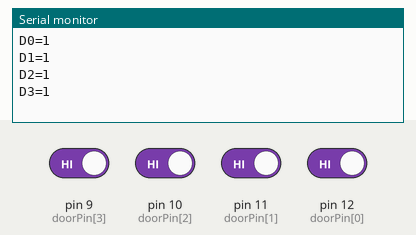
Simulated run of this sketch. Board: Arduino Uno, built for the host (arithmetic inside an expression is 32-bit, double 64-bit). On the bench: the last lines printed to the serial monitor. Inputs (shaded band) come from the test bench; at power-on: pin 9 (doorPin[3]), pin 10 (doorPin[2]), pin 11 (doorPin[1]), pin 12 (doorPin[0]) HIGH.

Above: at 5.2 s.
5.3 s: pin 9 (doorPin[3]) driven LOW
At 6.0 s:
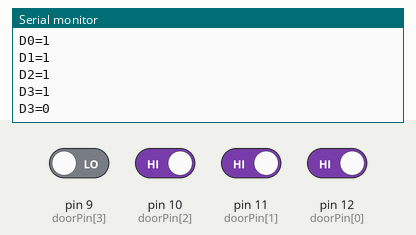
6.8 s: pin 10 (doorPin[2]) driven LOW
At 7.2 s:
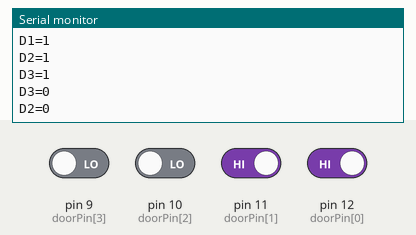
8.3 s: pin 11 (doorPin[1]) driven LOW
At 9.5 s:
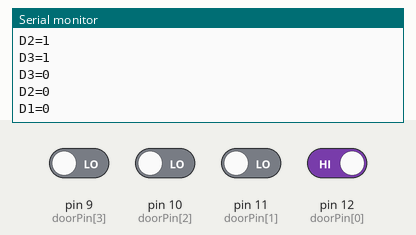
9.8 s: pin 12 (doorPin[0]) driven LOW
At 10.7 s:
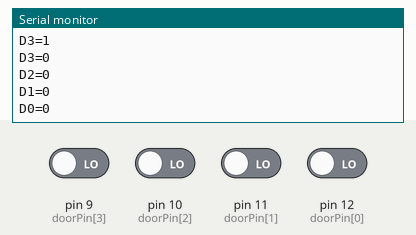
Timing chart, 0 to 12.3 s (numbered marks = the images above; inputs shaded):
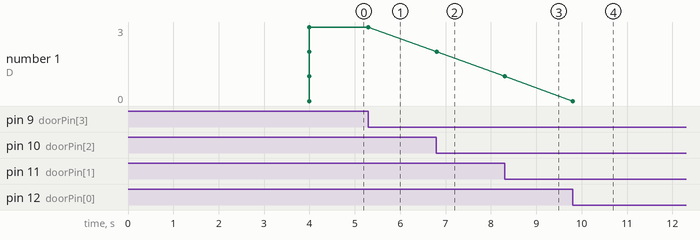

Measured:
- after the input at 5.3 s, the serial monitor: prints a new line at once (image 1)
- after the input at 6.8 s, the serial monitor: prints a new line at once (image 2)
- after the input at 8.3 s, the serial monitor: prints a new line at once (image 3)
- after the input at 9.8 s, the serial monitor: prints a new line at once (image 4)
- plotted number 1: 2 → 1 after the input at 8.3 s

The sketch:

DHT_and_Reed_Switch_Gal.ino
```cpp
unsigned int t;

int doorPin[]     = {12,11, 10, 9};
int doorState[]    = { 0, 0, 0, 0};
int oldDoorState[] = { -1, -1, -1, -1};

#define nPins (sizeof(doorPin)/sizeof(int))

FILE *fp;

int check_interval = 100;  // (in milliseconds)
int report_interval = 1 * 10 * 1000; // report every 1 minutes

void setup(){
    delay(4000);
    Serial.begin(9600);
    for(int i=0; i<nPins; i++) {
      pinMode(doorPin[i], INPUT);
      digitalWrite(doorPin[i], HIGH);
    }
    fp = fopen("/var/spool/doors", "w");
}

void loop(){
  t = t + check_interval;
  if (t >= report_interval) {  // Device can't be read 'too' quickly
    for(int i=0; i<nPins; i++) {
        Serial.print("D"); Serial.print(i); Serial.print("="); Serial.println(doorState[i]);
        fprintf(fp, "D%d=%d\n", doorPin[i], doorState[i]);
    }
    fflush(fp);
    t = 0;
    //Serial.println("");
  }
  for(int i=0; i<nPins; i++) {
    doorState[i] = digitalRead(doorPin[i]);
    if (doorState[i] != oldDoorState[i]) {
      fprintf(fp, "D%d=%d\n", doorPin[i], doorState[i]);
      Serial.print("D"); Serial.print(i); Serial.print("="); Serial.println(doorState[i]);
      fflush(fp);
      oldDoorState[i] = doorState[i];
    }
  }
  delay(check_interval);
}
```
